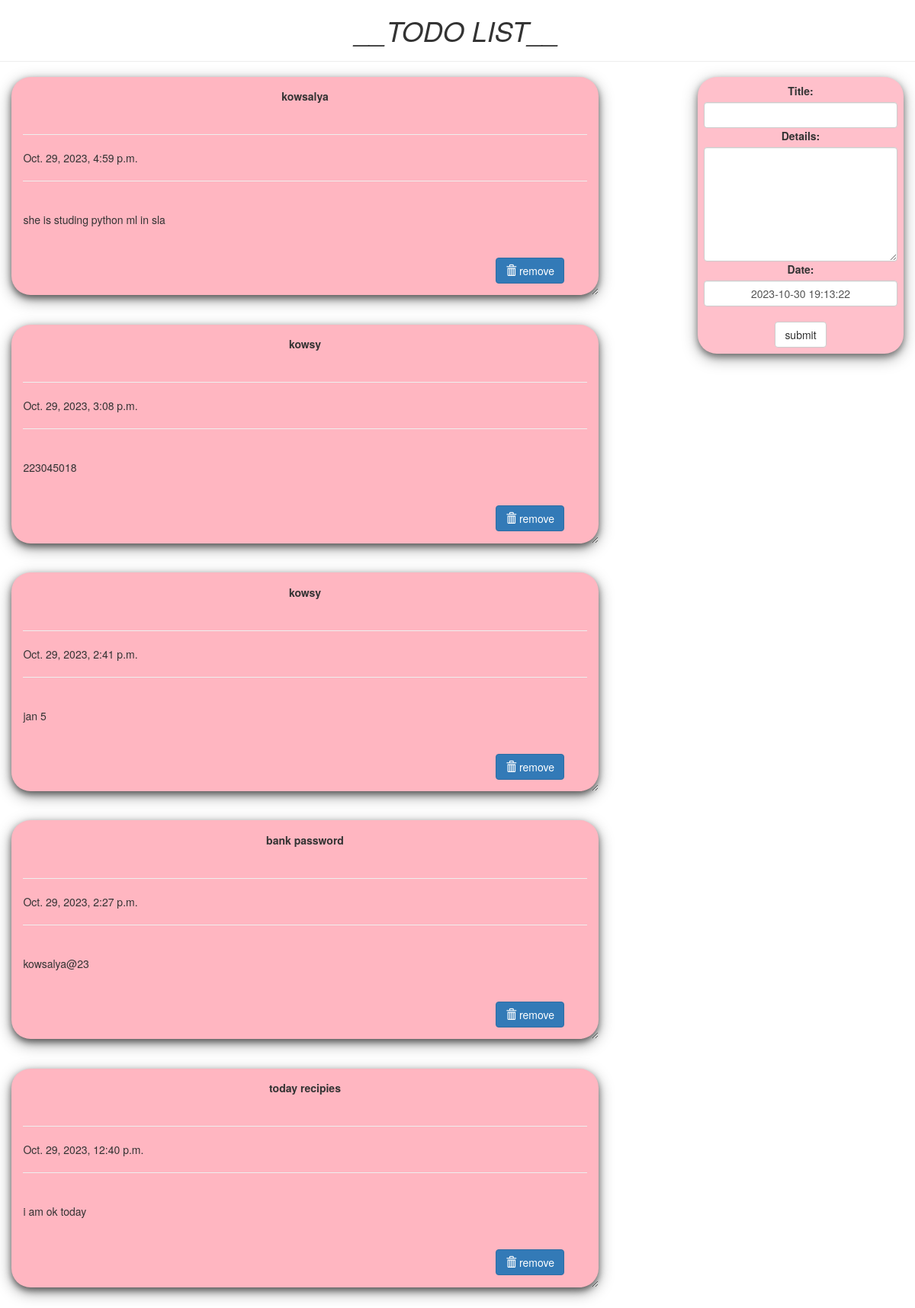
The page / on the database its author committed.
### todoapp/models.py (models this page shows, shortened)
class Todo(models.Model):
    title = models.CharField(max_length=200)
    details = models.TextField()
    date = models.DateTimeField(default=timezone.now)

### todoapp/views.py (the view)
# urls.py: path('', views.index, name="index"),
def index(request):
    item_list = Todo.objects.order_by("-date")
    if request.method == "POST":
        form = TodoForm(request.POST)
        if form.is_valid():
            form.save()
            return redirect('index')
    form = TodoForm()
    page = {
        "forms": form,
        "list": item_list,
        "title": "TODO LIST",
    }
    return render(request, 'todoapp/todo.html', page)

### todoapp/forms.py
class TodoForm(forms.ModelForm):
    class Meta:
        model = Todo
        fields = "__all__"
        widgets = {
            'title': forms.TextInput(attrs={'class': 'form-control text-center'}),
            'details': forms.Textarea(attrs={'class': 'form-control text-center', 'style': 'height: 150px;'}),
            'date': forms.TextInput(attrs={'class': 'form-control text-center'}),
        }

### todoapp/templates/todoapp/todo.html (shortened to what this page needs)
<!DOCTYPE html>
<html lang="en" dir="ltr">
<head>
  <link rel="stylesheet" href="https://maxcdn.bootstrapcdn.com/bootstrap/3.3.7/css/bootstrap.min.css">
</head>
<body  class="container-fluid">
  <center class="row">
    <h1><i>__TODO LIST__</i></h1>
    <hr />
  </center>
  <div class="row">
    <div class="col-md-8">
      {% for i in list %}
      <div class="card">
        <center><b>{{i.title}}</b></center></br>
        <hr/>
        {{i.date}}
        <hr/>
        <br />
        <div>{{i.details}}</div>
        <br />
        <br />
        <form action="{% url 'del' i.id %}" method="POST" style=" padding-right: 4%; padding-bottom: 3%;">
          <button value="remove" type="submit"  class="btn btn-primary" style="float: right;"><span class="glyphicon glyphicon-trash"></span>   remove</button>
        </form>
      </div>
      {% endfor%}
    </div>
    <div class="col-md-1"> </div>
    <div class="col-md-3" >
      <div  class="submit_form">
      <form action="{% url 'index' %}" method="POST">
        {{forms}}
        <br/>
        <center>
        <input type="submit" class="btn btn-default" value="submit" />
      </center>
      </form>
    </div>
  </div>
</div>
</body>
</html>

### todoapp/templates/todoapp/todo.html (style rules this page uses)
.card { box-shadow: 0 4px 8px 0 rgba(0,0,0,0.5), 0 6px 20px 0 rgba(0,0,0,0.39); background: lightpink; margin-bottom : 5%; border-radius: 25px; padding : 2%; overflow: auto; resize: both; text-overflow: ellipsis; }
.submit_form { text-align: center; padding: 3%; background: pink; border-radius: 25px; box-shadow: 0 4px 8px 0 rgba(0,0,0,0.4), 0 6px 20px 0 rgba(0,0,0,0.36); }

### rows shown on the page
Todo: title "kowsalya", date "Oct. 29, 2023, 4:59 p.m.", details "she is studing python ml in sla"
Todo: title "kowsy", date "Oct. 29, 2023, 3:08 p.m.", details "223045018"
Todo: title "kowsy", date "Oct. 29, 2023, 2:41 p.m.", details "jan 5"
Todo: title "bank password", date "Oct. 29, 2023, 2:27 p.m.", details "kowsalya@23"
Todo: title "today recipies", date "Oct. 29, 2023, 12:40 p.m.", details "i am ok today"
